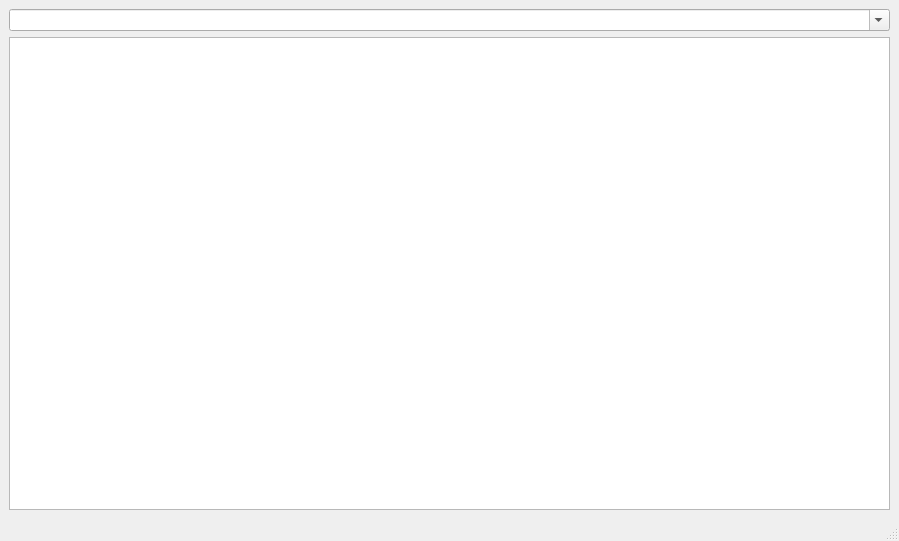
<?xml version="1.0" encoding="UTF-8"?>
<ui version="4.0">
 <class>MainWindow</class>
 <widget class="QMainWindow" name="MainWindow">
  <property name="geometry">
   <rect>
    <x>0</x>
    <y>0</y>
    <width>899</width>
    <height>541</height>
   </rect>
  </property>
  <property name="windowTitle">
   <string>MainWindow</string>
  </property>
  <widget class="QWidget" name="centralwidget">
   <layout class="QVBoxLayout" name="verticalLayout_2">
    <item>
     <layout class="QVBoxLayout" name="verticalLayout">
      <item>
       <widget class="QComboBox" name="comboBox">
        <property name="editable">
         <bool>true</bool>
        </property>
        <property name="insertPolicy">
         <enum>QComboBox::InsertAlphabetically</enum>
        </property>
       </widget>
      </item>
      <item>
       <widget class="QListView" name="listView">
        <property name="itemAlignment">
         <set>Qt::AlignLeading</set>
        </property>
       </widget>
      </item>
     </layout>
    </item>
   </layout>
  </widget>
  <widget class="QMenuBar" name="menubar">
   <property name="geometry">
    <rect>
     <x>0</x>
     <y>0</y>
     <width>899</width>
     <height>21</height>
    </rect>
   </property>
  </widget>
  <widget class="QStatusBar" name="statusbar"/>
 </widget>
 <resources/>
 <connections/>
</ui>
